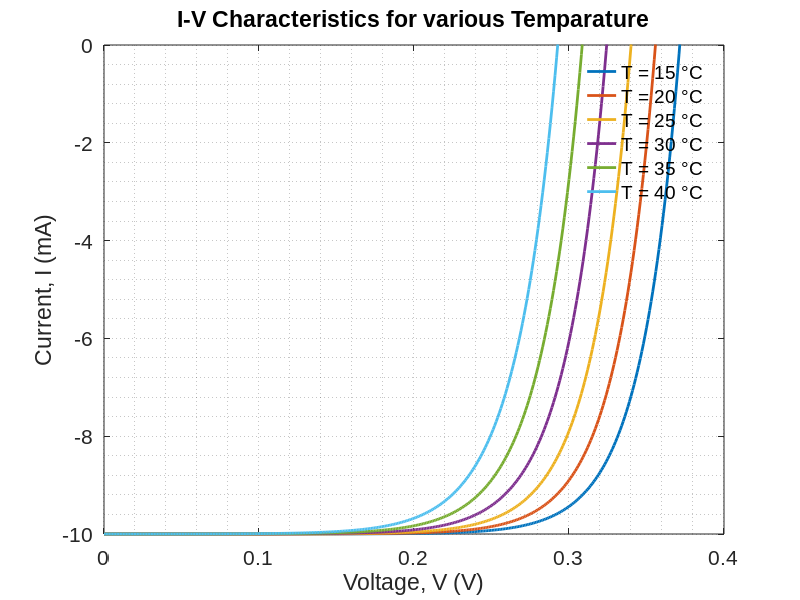

This figure's MATLAB source:
clc;
close all;
clearvars;

set(0, 'DefaultAxesFontName', 'Arial');
set(0, 'DefaultAxesFontSize', 15);
%% initial

% Fundamental physical constants
e   = 1.6e-19;                      % Elementary charge in Coulombs
Ts   = [15, 20, 25, 30, 35, 40]+273;  % Temperature range in Kelvin (converting from Celsius)
Io  = 25e-9;                        % Reference reverse saturation current at 300K in Amperes
kb  = 1.38e-23;                     % Boltzmann constant in J/K

% Solar cell operating parameters
K   = 10e-3/500;                    % Photoelectric conversion coefficient (A/W)
Irr = 500;                          % Solar irradiance in W/m²
n   = 1;                            % Ideality factor (ideal diode)
V   = 0:0.001:0.4;                 % Voltage array from 0 to 0.4V in 1mV steps
area= 1e-2*1e-2;                    % Solar cell area (1cm x 1cm) in m²
Iph = K*Irr;                        % Photogenerated current (A)

% Silicon bandgap parameters for temperature dependence
Eg0 = 1.17;                         % Silicon bandgap energy at 0K in eV
a = 4.73e-4;                        % Varshni coefficient alpha in eV/K
b = 636;                            % Varshni coefficient beta in K

% Temperature-dependent bandgap energy using Varshni's equation
% This equation models how silicon's bandgap decreases with increasing temperature
% T^2 dependence in numerator and (T+b) in denominator capture the physical behavior
Eg = @(T) (Eg0-(a*T.^2)./(T+b))*e; % Converting eV to Joules by multiplying with e

% Temperature-dependent saturation current
% Models how reverse saturation current increases with temperature due to:
% 1. T^3 term from carrier density dependence
% 2. Exponential term from bandgap narrowing effect
% Normalized to reference temperature of 300K
Is = @(T) Io*(T/300).^3.*exp(-(  Eg(T)./(kb*T)  -  Eg(300)/(kb*300) ));

%% I-V Characteristics

figure(1)
% V_oc = zeros(1,length(n));
% I_sc = zeros(1,length(n));
% P_max = zeros(1,length(n));
% R_opt = zeros(1,length(n));

for T = Ts

     I_total = -Iph + Is(T).*(exp((e.*V)./(n.*kb*T))-1);
%     P = (-I_total).*V;
%
%     V_oc(i) = V(find(I_total<=0,1,'last'));
%     I_sc(i) = -Iph;
%     P_max(i) = max(P);
%     R_opt(i) = abs(V(P==P_max(i))/I_total(P==P_max(i)));

    plot(V,I_total*1e3,'linewidth',2,"DisplayName",sprintf("T = %d °C", T-273));
    hold on;

end

xlabel('Voltage, V (V)')
ylabel('Current, I (mA)')
axis tight
grid minor;
title("I-V Characteristics for various Temparature")

ylim([-10 0])
legend('Location', 'best');
legend box off
saveas(gcf, 'C:\SPB_Data\EEE460_Jan2024_byakc\EXP5_BYAKC\reportprepare\task4_IV_Curve_fortempVaries_IoVaries_SiSolarCell.png');
